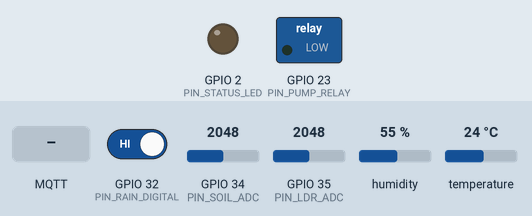
Simulated run of this sketch. Board: ESP32. Parts: switched loads named in the sketch (green lamp = pin HIGH), output pins drawn as LEDs (lit = HIGH). The inputs (shaded band) are chosen by the test bench; at power-on: GPIO 32 (PIN_RAIN_DIGITAL) HIGH, GPIO 34 (PIN_SOIL_ADC) = 2048, GPIO 35 (PIN_LDR_ADC) = 2048, humidity 55 %, temperature 24 °C. WiFi joins after 1.5 s; servers stay silent unless stated; random numbers use the default seed unless the sketch sets one; no MQTT or app messages arrive unless stated; what the sketch prints to the serial monitor is not drawn.

Above: at 0.0 s.
At 3.2 s:
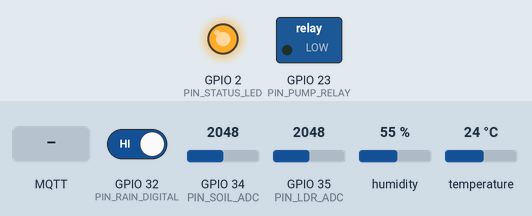
3.3 s: MQTT message "START_PUMP" arrives on the first subscribed topic
6.5 s: MQTT message "STOP_PUMP" arrives on the first subscribed topic
11.5 s: MQTT message "EMERGENCY_STOP" arrives on the first subscribed topic
13.0 s: GPIO 32 (PIN_RAIN_DIGITAL) driven LOW
Timing chart, 0 to 16.0 s (numbered marks = the images above; inputs shaded):
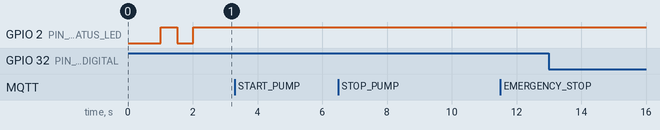

Measured:
- after the input at 3.3 s, every drawn part: stays the same
- after the input at 6.5 s, every drawn part: stays the same
- after the input at 11.5 s, every drawn part: stays the same
- after the input at 13.0 s, every drawn part: stays the same

The sketch:

smartirrigate_esp32.ino
```cpp
/*
 * SmartIrrigate — vel greenish
 * IoT-Based Smart Irrigation Field Controller Firmware
 * Platform: ESP32 DevKit V1 (30-Pin)
 * Tagline: Sense. Decide. Irrigate.
 *
 * Pinout:
 *   - Soil Moisture (Analog): GPIO 34 (ADC1_CH6)
 *   - LDR Light Sensor (Analog): GPIO 35 (ADC1_CH7)
 *   - Rain Sensor (Digital): GPIO 32
 *   - DHT22 / DHT11 (Digital): GPIO 4
 *   - Pump Relay (Output): GPIO 23 (Active HIGH)
 *   - Status LED: GPIO 2 (Built-in)
 */

#include <WiFi.h>
#include <PubSubClient.h>
#include <ArduinoJson.h>
#include <DHT.h>

// ========== HARDWARE PIN DEFINITIONS ==========
#define PIN_SOIL_ADC     34
#define PIN_LDR_ADC      35
#define PIN_RAIN_DIGITAL 32
#define PIN_DHT_DATA     4
#define PIN_PUMP_RELAY   23
#define PIN_STATUS_LED   2

// ========== SENSOR CONFIGURATION ==========
#define DHTTYPE DHT22  // Change to DHT11 if using DHT11
DHT dht(PIN_DHT_DATA, DHTTYPE);

// Calibration constants (Calibrated in air vs submerged in water)
const int SOIL_DRY_RAW = 3200; // Sensor suspended in dry air
const int SOIL_WET_RAW = 1400; // Sensor placed in cup of water

// Local Hardware Safety Interlocks
const unsigned long LOCAL_MAX_RUNTIME_MS = 300000; // 5 min hardware watchdog auto-cutoff
const unsigned long TELEMETRY_INTERVAL_MS = 10000; // Publish every 10 seconds

// ========== NETWORK & MQTT CREDENTIALS ==========
// Update with your network credentials or use WiFiManager
const char* WIFI_SSID = "YOUR_WIFI_SSID";
const char* WIFI_PASSWORD = "YOUR_WIFI_PASSWORD";

const char* MQTT_BROKER = "192.168.1.200"; // Raspberry Pi or Cloud IP
const int   MQTT_PORT = 1883;
const char* MQTT_USER = "smartirrigate_device";
const char* MQTT_PASS = "secure_device_token_2026";
const char* DEVICE_ID = "esp32-zone-01";

// Topic templates
char topicTelemetry[64];
char topicStatus[64];
char topicCommands[64];
char topicCommandAck[64];

WiFiClient espClient;
PubSubClient mqttClient(espClient);

// Runtime State Variables
bool isPumpRunning = false;
unsigned long pumpStartedTimestamp = 0;
unsigned long lastTelemetryTimestamp = 0;
unsigned long messageSequence = 0;

// Function Prototypes
void setupWiFi();
void setupMQTT();
void reconnectMQTT();
void publishTelemetry();
void publishHeartbeat();
void mqttCallback(char* topic, byte* payload, unsigned int length);
void setPumpState(bool state, const char* reason, const char* commandId = nullptr);
float readCalibratedSoilMoisture(int rawValue);

void setup() {
  Serial.begin(115200);
  delay(500);
  Serial.println("\n=============================================");
  Serial.println("  SmartIrrigate — vel greenish ESP32 Firmware");
  Serial.println("  Sense. Decide. Irrigate.");
  Serial.println("=============================================");

  // Initialize GPIOs
  pinMode(PIN_PUMP_RELAY, OUTPUT);
  pinMode(PIN_STATUS_LED, OUTPUT);
  pinMode(PIN_RAIN_DIGITAL, INPUT_PULLUP);
  pinMode(PIN_SOIL_ADC, INPUT);
  pinMode(PIN_LDR_ADC, INPUT);

  // CRITICAL FAILSAFE: Ensure pump is strictly OFF on boot
  digitalWrite(PIN_PUMP_RELAY, LOW);
  digitalWrite(PIN_STATUS_LED, LOW);
  isPumpRunning = false;

  // Initialize DHT sensor
  dht.begin();

  // Configure MQTT topics
  snprintf(topicTelemetry, sizeof(topicTelemetry), "smartirrigate/%s/telemetry", DEVICE_ID);
  snprintf(topicStatus, sizeof(topicStatus), "smartirrigate/%s/status", DEVICE_ID);
  snprintf(topicCommands, sizeof(topicCommands), "smartirrigate/%s/commands", DEVICE_ID);
  snprintf(topicCommandAck, sizeof(topicCommandAck), "smartirrigate/%s/command-ack", DEVICE_ID);

  setupWiFi();
  setupMQTT();
}

void loop() {
  if (!mqttClient.connected()) {
    reconnectMQTT();
  }
  mqttClient.loop();

  unsigned long currentMillis = millis();

  // 1. HARDWARE SAFETY INTERLOCK: Max continuous runtime watchdog
  if (isPumpRunning && (currentMillis - pumpStartedTimestamp >= LOCAL_MAX_RUNTIME_MS)) {
    Serial.println("[SAFETY WATCHDOG] Maximum continuous pump runtime exceeded! Forcing pump OFF.");
    setPumpState(false, "SAFETY_MAX_RUNTIME_EXCEEDED");
  }

  // 2. Periodic Telemetry Transmission
  if (currentMillis - lastTelemetryTimestamp >= TELEMETRY_INTERVAL_MS) {
    lastTelemetryTimestamp = currentMillis;
    publishTelemetry();
    publishHeartbeat();
  }
}

void setupWiFi() {
  Serial.printf("[WIFI] Connecting to %s...", WIFI_SSID);
  WiFi.mode(WIFI_STA);
  WiFi.begin(WIFI_SSID, WIFI_PASSWORD);

  int attempts = 0;
  while (WiFi.status() != WL_CONNECTED && attempts < 20) {
    delay(500);
    Serial.print(".");
    digitalWrite(PIN_STATUS_LED, !digitalRead(PIN_STATUS_LED));
    attempts++;
  }

  if (WiFi.status() == WL_CONNECTED) {
    Serial.printf("\n[WIFI] Connected! IP Address: %s, RSSI: %d dBm\n", WiFi.localIP().toString().c_str(), WiFi.RSSI());
    digitalWrite(PIN_STATUS_LED, HIGH);
  } else {
    Serial.println("\n[WIFI] Connection failed. Will retry in background loop.");
    digitalWrite(PIN_STATUS_LED, LOW);
  }
}

void setupMQTT() {
  mqttClient.setServer(MQTT_BROKER, MQTT_PORT);
  mqttClient.setCallback(mqttCallback);
}

void reconnectMQTT() {
  static unsigned long lastReconnectAttempt = 0;
  unsigned long now = millis();
  if (now - lastReconnectAttempt < 5000) return;
  lastReconnectAttempt = now;

  if (WiFi.status() != WL_CONNECTED) return;

  Serial.print("[MQTT] Attempting broker connection...");
  String clientId = String(DEVICE_ID) + "-" + String(random(0xffff), HEX);
  if (mqttClient.connect(clientId.c_str(), MQTT_USER, MQTT_PASS)) {
    Serial.println(" Connected!");
    mqttClient.subscribe(topicCommands, 1);
    Serial.printf("[MQTT] Subscribed to %s\n", topicCommands);
    publishHeartbeat();
  } else {
    Serial.printf(" Failed, rc=%d. Will retry in 5s\n", mqttClient.state());
  }
}

void mqttCallback(char* topic, byte* payload, unsigned int length) {
  char message[512];
  if (length >= sizeof(message)) length = sizeof(message) - 1;
  memcpy(message, payload, length);
  message[length] = '\0';

  Serial.printf("[MQTT RECV] Topic: %s | Payload: %s\n", topic, message);

  StaticJsonDocument<512> doc;
  DeserializationError error = deserializeJson(doc, message);
  if (error) {
    Serial.printf("[JSON] Deserialization failed: %s\n", error.c_str());
    return;
  }

  const char* commandId = doc["command_id"] | "unknown";
  const char* action = doc["action"] | "";

  // Verify command validity
  if (strcmp(action, "START_PUMP") == 0) {
    setPumpState(true, "MANUAL_REMOTE_CMD", commandId);
  } else if (strcmp(action, "STOP_PUMP") == 0) {
    setPumpState(false, "MANUAL_REMOTE_CMD", commandId);
  } else if (strcmp(action, "EMERGENCY_STOP") == 0) {
    setPumpState(false, "EMERGENCY_STOP_CMD", commandId);
  } else {
    Serial.printf("[COMMAND] Unrecognized action: %s\n", action);
  }
}

void setPumpState(bool state, const char* reason, const char* commandId) {
  isPumpRunning = state;
  digitalWrite(PIN_PUMP_RELAY, state ? HIGH : LOW);

  if (state) {
    pumpStartedTimestamp = millis();
  } else {
    pumpStartedTimestamp = 0;
  }

  Serial.printf("[ACTUATOR] Physical pump state set to: %s (Reason: %s)\n", state ? "ON" : "OFF", reason);

  // Publish immediate state confirmation and command-ack handshake
  StaticJsonDocument<256> ack;
  ack["command_id"] = commandId ? commandId : "local-event";
  ack["device_id"] = DEVICE_ID;
  ack["status"] = "ACKNOWLEDGED";
  ack["confirmed_pump_state"] = state ? "ON" : "OFF";
  ack["timestamp"] = millis();
  ack["reason"] = reason;

  char ackBuffer[256];
  serializeJson(ack, ackBuffer);
  mqttClient.publish(topicCommandAck, ackBuffer, true);
}

float readCalibratedSoilMoisture(int rawValue) {
  // Linear calibration mapping
  float percent = (float)(SOIL_DRY_RAW - rawValue) / (float)(SOIL_DRY_RAW - SOIL_WET_RAW) * 100.0;
  if (percent < 0.0) percent = 0.0;
  if (percent > 100.0) percent = 100.0;
  return percent;
}

void publishTelemetry() {
  // 1. Read Soil Moisture (Take 8-sample smoothed average)
  long soilRawSum = 0;
  for (int i = 0; i < 8; i++) {
    soilRawSum += analogRead(PIN_SOIL_ADC);
    delay(5);
  }
  int soilRaw = soilRawSum / 8;
  float soilMoisturePct = readCalibratedSoilMoisture(soilRaw);

  // 2. Read DHT22
  float tempC = dht.readTemperature();
  float humidityPct = dht.readHumidity();

  // 3. Read LDR Light Sensor
  int lightRaw = analogRead(PIN_LDR_ADC);

  // 4. Read Rain Sensor (Active LOW on most FC-37 boards: LOW = Rain droplet detected)
  bool rainDetected = (digitalRead(PIN_RAIN_DIGITAL) == LOW);

  // Construct Telemetry JSON Payload
  StaticJsonDocument<384> doc;
  doc["device_id"] = DEVICE_ID;
  doc["sequence"] = ++messageSequence;
  doc["soil_moisture_raw"] = soilRaw;
  doc["soil_moisture_percent"] = isnan(soilMoisturePct) ? (float)0.0 : round(soilMoisturePct * 10) / 10.0;
  doc["temperature_c"] = isnan(tempC) ? (float)0.0 : round(tempC * 10) / 10.0;
  doc["humidity_percent"] = isnan(humidityPct) ? (float)0.0 : round(humidityPct * 10) / 10.0;
  doc["light_raw"] = lightRaw;
  doc["rain_detected"] = rainDetected;
  doc["pump_state"] = isPumpRunning ? "ON" : "OFF";
  doc["is_simulated"] = false;

  char buffer[384];
  serializeJson(doc, buffer);
  mqttClient.publish(topicTelemetry, buffer);
  Serial.printf("[TELEMETRY] Sent seq #%lu -> Soil: %.1f%%, Temp: %.1fC, Rain: %s, Pump: %s\n",
    messageSequence, soilMoisturePct, tempC, rainDetected ? "YES" : "NO", isPumpRunning ? "ON" : "OFF");
}

void publishHeartbeat() {
  StaticJsonDocument<256> doc;
  doc["device_id"] = DEVICE_ID;
  doc["uptime_seconds"] = millis() / 1000;
  doc["signal_strength"] = WiFi.RSSI();
  doc["firmware_version"] = "v1.2.0-secure";
  doc["ip_address"] = WiFi.localIP().toString();

  char buffer[256];
  serializeJson(doc, buffer);
  mqttClient.publish(topicStatus, buffer);
}
```
